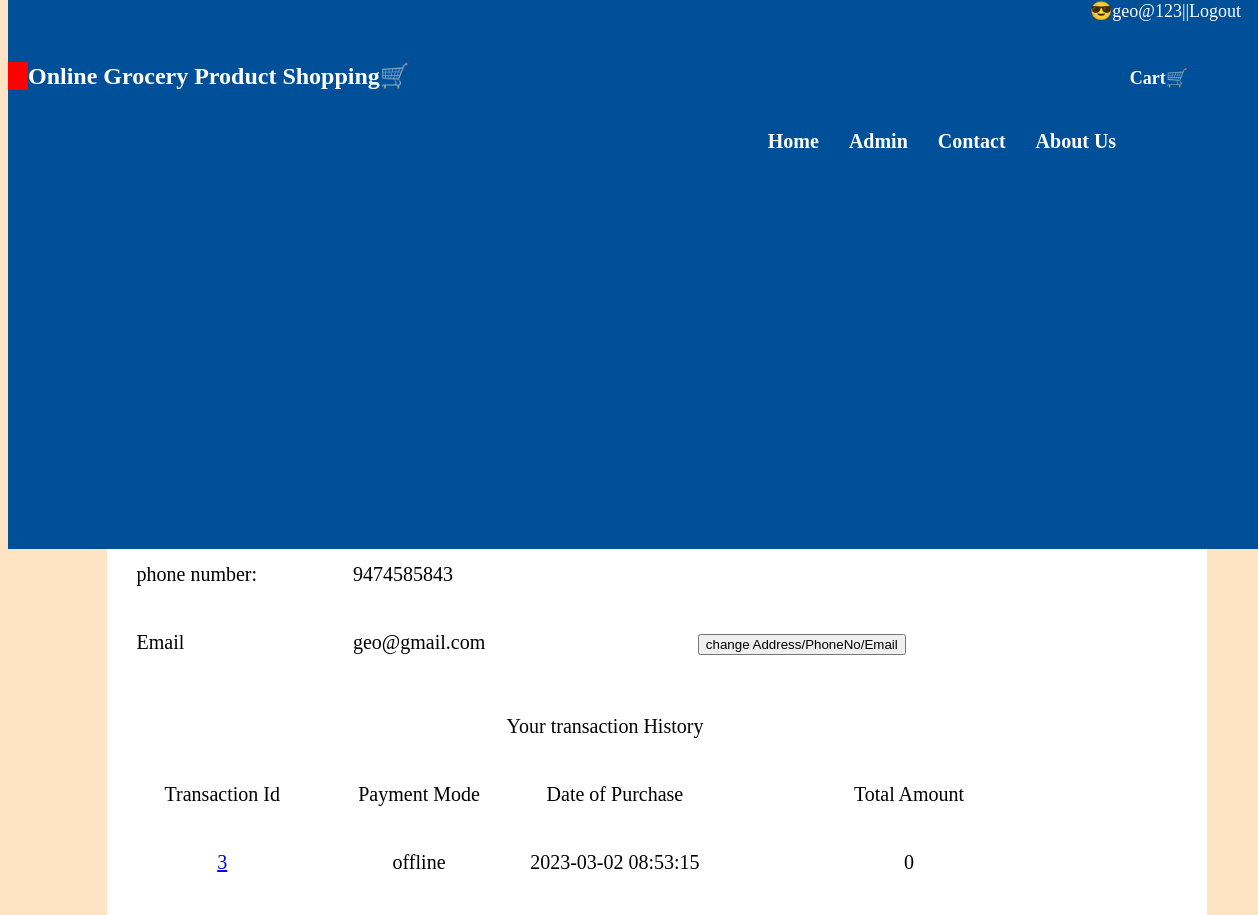
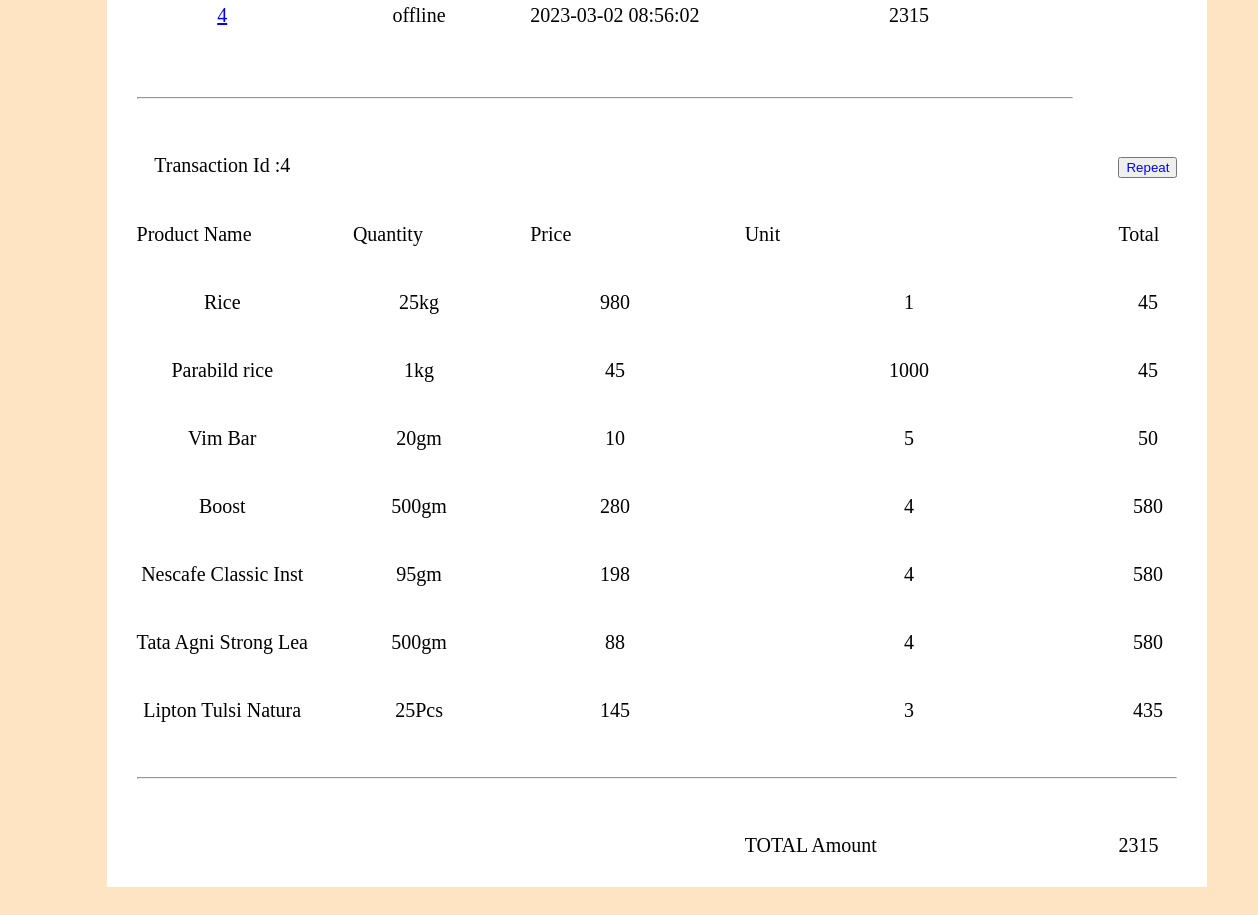
Screenshot of /profile.php?trid=4&total=2315 (signed in) with the database file from the repository (2 pictures, top to bottom).
### tables this page shows
CREATE TABLE `user` (
  `cname` varchar(30) NOT NULL,
  `cage` int(5) NOT NULL,
  `cgen` varchar(10) NOT NULL,
  `cphone` bigint(10) NOT NULL,
  `cemail` varchar(50) NOT NULL,
  `caddress` varchar(80) NOT NULL,
  `cpin` int(6) NOT NULL,
  `user_id` varchar(30) NOT NULL,
  `password` varchar(225) NOT NULL
);

CREATE TABLE `payment` (
  `tranid` bigint(30) NOT NULL,
  `userid` varchar(20) NOT NULL,
  `paymode` varchar(20) NOT NULL,
  `amount` float NOT NULL,
  `day` datetime NOT NULL DEFAULT CURRENT_TIMESTAMP
);

CREATE TABLE `transaction` (
  `tranid` varchar(30) NOT NULL,
  `userid` varchar(20) NOT NULL,
  `proid` varchar(20) NOT NULL,
  `proname` varchar(20) NOT NULL,
  `proquan` float NOT NULL,
  `mesureby` varchar(10) NOT NULL,
  `prounit` int(10) DEFAULT NULL,
  `proprice` float NOT NULL,
  `date` datetime NOT NULL,
  `total` float NOT NULL,
  `type` varchar(20) NOT NULL
);

### profile.php (the view, shortened to what this page needs)
<!DOCTYPE html>
<html lang="en">
<head>
     <link rel="stylesheet" type="text/css" href="headcss.css">
</head>
<body>
    <header>
    <?php include "header.php";
    $_SESSION['las']=$_SERVER['REQUEST_URI'];?>
    </header>
<main>
    <?php
   if(isset($_SESSION['user'])){
      include 'db.php';
      $s="select * from user where user_id='$_SESSION[user]';";
      $re=mysqli_query($con,$s);
     while($user=mysqli_fetch_array($re)){
    echo "<table align=center bgcolor=white cellspacing=15px cellpadding=15px>
    <tr><td colspan=4 align=center><h2>view your profile</h2>
    <tr><td>Name:<td>".$user['cname']."<td>Address:<td rowspan=2>".$user['caddress'].-$user['cpin']."
    <tr><td>Gender:<td>".$user['cgen']."
    <tr><td>Age:<td>".$user['cage']."
    <tr><td>phone number:<td>".$user['cphone']."
    <tr><td>Email<td>".$user['cemail']."
    <td colspan=2 align=center><button onClick=window.location='profileupdate.php?id=1'>change Address/PhoneNo/Email</button><tr>";
}
echo "<tr><td colspan=4 align=center>Your transaction History
        <tr align=center><td>Transaction Id<td>Payment Mode<td>Date of Purchase<td>Total Amount";
$tran="select * from payment where userid='$_SESSION[user]';";
      $r=mysqli_query($con,$tran);
      if(mysqli_num_rows($r)>0){
     while($tr=mysqli_fetch_array($r)){
      echo "<tr align=center><td><a href=profile.php?trid=".$tr['tranid']."&total=".$tr['amount'].">".$tr['tranid']."
      <td>".$tr['paymode']."
      <td>".$tr['day']."
       <td>".$tr['amount']."</tr></td>";
     }
    }else{
        echo "<tr><td colspan=4 align=center><b>You have no Transaction with us.. ";
    }
     echo "<tr><tr><td colspan=4><hr>";
     if(isset($_GET['trid'])){
         echo "<tr align=center><td>Transaction Id :".$_GET['trid']."<td><td><td><td><a href=repeat.php?id=".$_GET['trid']."><Button style=color:blue;>Repeat</button></a>";
         echo "<tr><td>Product Name
               <td>Quantity
               <td>Price
               <td>Unit
               <td>Total ";
               $histroy="select * from transaction where tranid='$_GET[trid]';";
               $ans=mysqli_query($con,$histroy);
              while($his=mysqli_fetch_array($ans)){
                 echo "<tr align=center><td>".$his['proname']."
                      <td>".$his['proquan'].$his['mesureby']."
                      <td>".$his['proprice']."
                      <td>".$his['prounit']."
                      <td>".$his['total'];
                      }
              echo "<tr><td colspan=6><hr><tr><td><td><td><td>TOTAL Amount<td>".$_GET['total'];
     }
    }
    else{
         echo "<h2 align=center class=h> Your Not login Please login first";
    }
     ?>
    </table>
    </main>

### headcss.css (style rules this page uses)
body { width:100%; height:100%; background-color: bisque; font-family:'Times New Roman'; }
header { width:100%; height:30%; overflow:hidden; position:fixed; top:0; align-items:center; background-color: rgb(0, 79, 153); color:white; font-family:Cambria, Cochin, Georgia, Times, 'Times New Roman', serif; }
main { margin-top: 180px ; align-items:center; width:100%; justify-items: center; justify-content: space-evenly; padding:20px; overflow:auto; font-family:'Times New Roman'; font-size:20px; background-color: bisque; background-attachment: scroll; }

### profile.php (style rules this page uses)
body { width:100%; height:100%; background-color: bisque; }
header { width:100%; height:30%; overflow:hidden; position:fixed; top:0; align-items:center; background-color: rgb(0, 79, 153); color:white; font-family:Cambria, Cochin, Georgia, Times, 'Times New Roman', serif; }
main { margin-top: 160px ; height:100%; align-items:center; justify-items: center; justify-content: space-evenly; padding:20px; overflow:hidden; background-color: bisque; background-attachment: scroll; }

### rows the page displays
user: cphone "9474585843", cemail "geo@gmail.com"
payment: tranid "3", paymode "offline", day "2023-03-02 08:53:15", amount "0"
payment: tranid "4", paymode "offline", day "2023-03-02 08:56:02", amount "2315"
transaction: proname "Rice", proquan "25", mesureby "kg", proprice "980", prounit "1", total "45"
transaction: proname "Parabild rice", proquan "1", mesureby "kg", proprice "45", prounit "1000", total "45"
transaction: proname "Vim Bar", proquan "20", mesureby "gm", proprice "10", prounit "5", total "50"
transaction: proname "Boost", proquan "500", mesureby "gm", proprice "280", prounit "4", total "580"
transaction: proname "Nescafe Classic Inst", proquan "95", mesureby "gm", proprice "198", prounit "4", total "580"
transaction: proname "Tata Agni Strong Lea", proquan "500", mesureby "gm", proprice "88", prounit "4", total "580"
transaction: proname "Lipton Tulsi Natura", proquan "25", mesureby "Pcs", proprice "145", prounit "3", total "435"

### other values shown
$_SESSION["user"] "geo@123"
$_GET['trid'] "4"
$_GET['total'] "2315"
